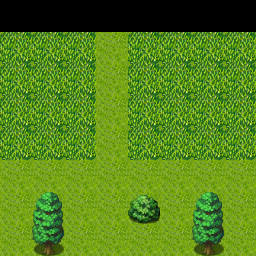

The image is a tile-based game level rendered from a .tmx file. Its description and source (layers, tilesets, objects; grid data summarised) follow:
An orthogonal 8x8 tile map with 32x32 px tiles, 2 tile layers (Tile Layer 1, Tile Layer 2), 2 tilesets and 3 objects.

<map version="1.0" orientation="orthogonal" renderorder="right-down" width="8" height="8" tilewidth="32" tileheight="32" nextobjectid="1">
 <tileset firstgid="1" name="tilea2" tilewidth="32" tileheight="32">
  <image source="../Visual/tilea2.png" width="512" height="384" />
 </tileset>
 <tileset firstgid="193" name="tileb" tilewidth="32" tileheight="32">
  <image source="../Visual/tileb.png" width="512" height="512" />
  <tile id="100">
   <objectgroup draworder="index">
    <object id="0" x="0" y="-5" width="32" height="36" />
   </objectgroup>
  </tile>
  <tile id="101">
   <objectgroup draworder="index">
    <object id="0" x="-1" y="2" width="34" height="30" />
   </objectgroup>
  </tile>
  <tile id="117">
   <objectgroup draworder="index">
    <object id="0" x="-1" y="-2" width="33" height="32" />
   </objectgroup>
  </tile>
 </tileset>
 <layer name="Tile Layer 1" width="8" height="8">
  <data>[64 cells, 56 non-empty, 2 distinct tile ids]</data>
 </layer>
 <layer name="Tile Layer 2" width="8" height="8">
  <data>[64 cells, 5 non-empty, 3 distinct tile ids]</data>
 </layer>
</map>
